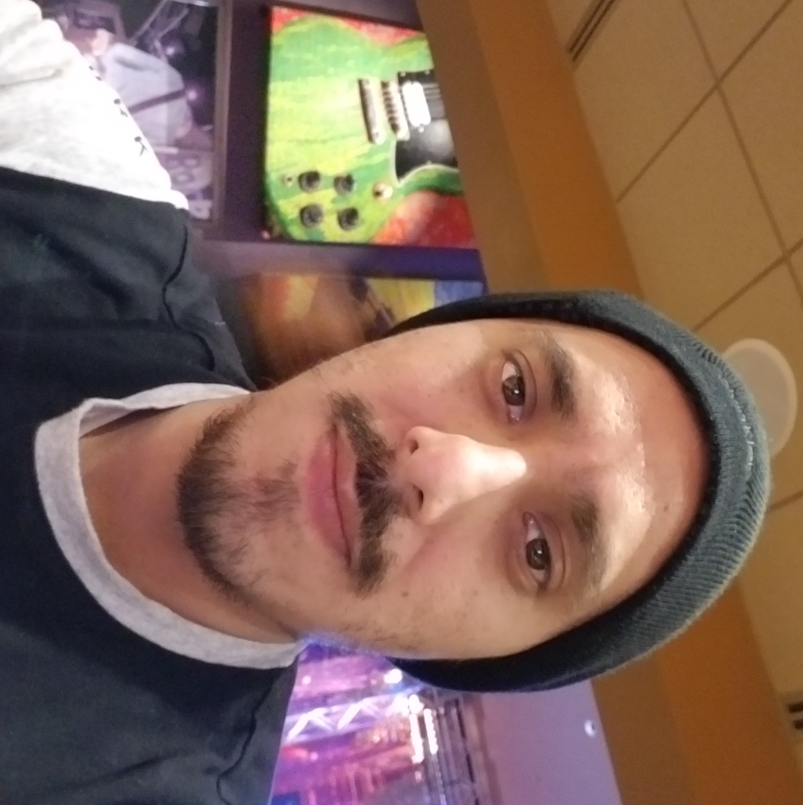
#> input picture Module_0_Fundamentals/Demos/Selfie.jpg, 2409 x 2414 px, found by its file name (shown at 1/3 size)
$ python demoNumpy.py
#> lines starting #> are read from the running program, lines starting #| are printed output that depends on the picture
from PIL import Image
import numpy as np

# Load the image
image = Image.open('Module_0_Fundamentals/Demos/Selfie.jpg')
#> image is the input picture: PIL image 2409x2414 RGB; mean R, G, B 131, 102.6, 90

# Convert the image to grayscale if necessary
grayscale_image = image.convert('L')
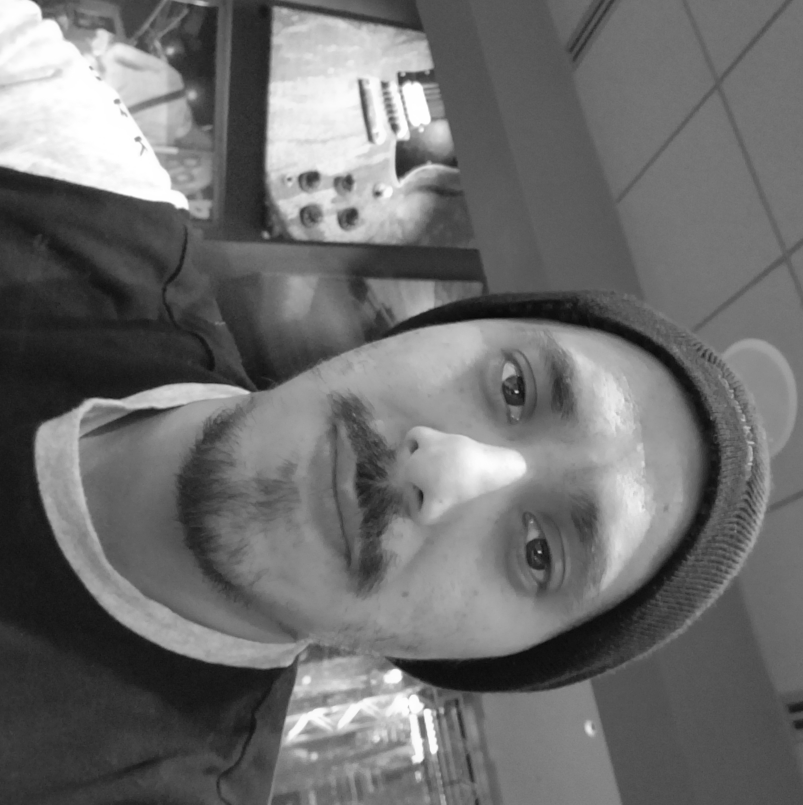
#> grayscale_image: PIL image 2409x2414 L (shown at 1/3 size); min 7, max 255, mean 109.7

# Resize the grayscale image to 500x500 pixels
grayscale_image = grayscale_image.resize((500, 500))
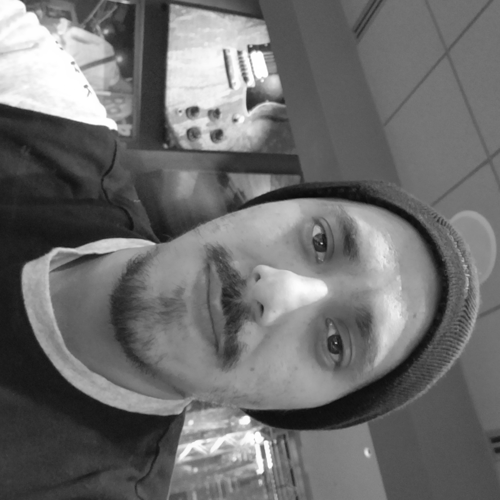
#> grayscale_image: PIL image 500x500 L; min 9, max 255, mean 109.7

# Convert the image to a NumPy array
image_array = np.array(grayscale_image)

# Display the shape of the array
print("Shape of the image array:", image_array.shape)
#| Shape of the image array: (500, 500)

# Display the image array
print("Image array:")
print(image_array)
#> (printed output is left out)

# [14 lines of commented-out code are left out]
grayscale_image.show()
grayscale_image.save('Module_0_Fundamentals/Demos/Selfie_Grayscale.jpg')

# img.show()
# img.save('Module_0_Fundamentals/Demos/Selfie_New.jpg')
